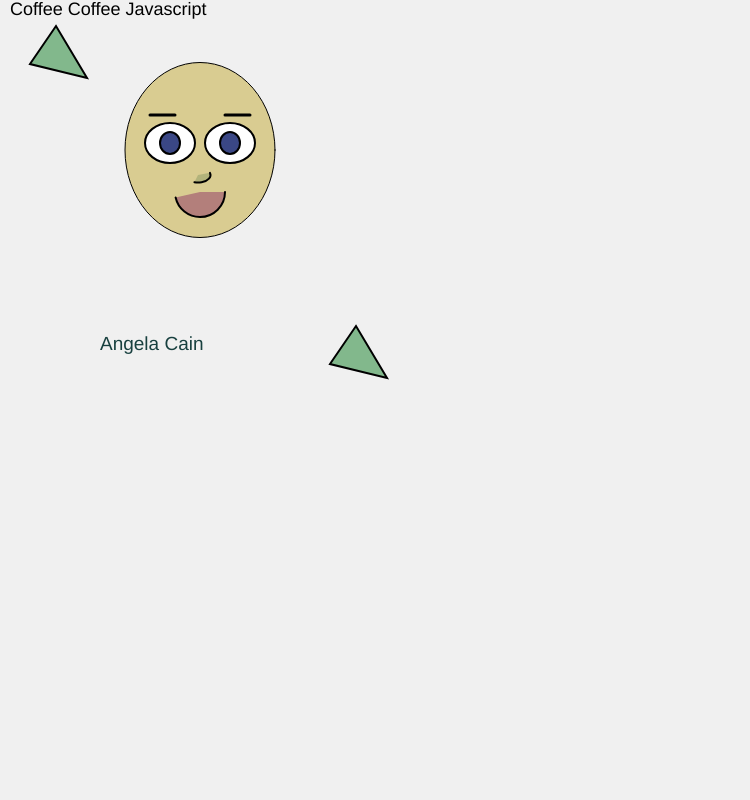
Frame 1 (no input)
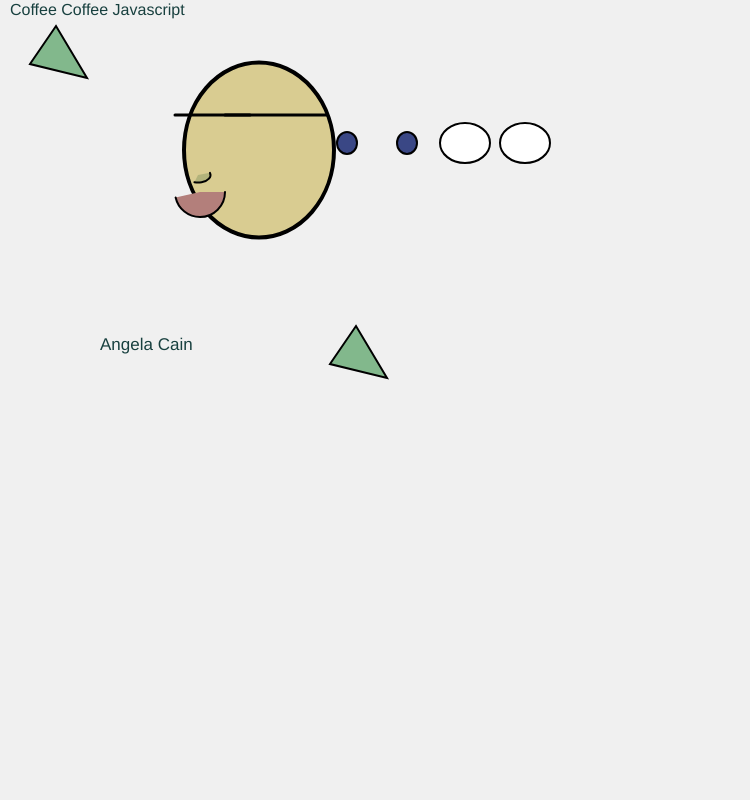
Frame 60 (no input)
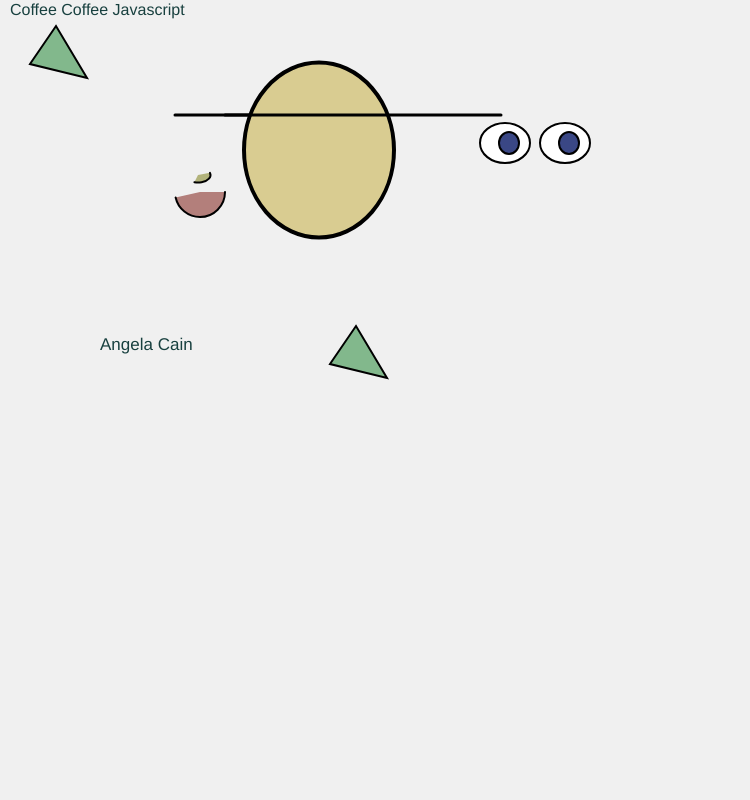
Frame 120 (the mouse pressed at the canvas centre since frame 60)

The p5.js sketch that drew these frames (run headless with seeded random() and noise() and a simulated clock; from frame 60 on, the mouse is pressed at the canvas centre):

// p5.js sketch
// ── sketch.js
var headX = 200;
var headY = 150;
var headDirection = 1;

var eye1X = 170;
var eye2X = 230;
var eye1Y = 50;
var eye2Y = 50;
var eyeDirection = 3;

var pupil1X = 170;
var pupil2X = 230;
var pupil1Y = 20;
var pupil2Y = 20;
var eyeDirection = 3;

var brow1X = 150;
var brow2X = 225;
var brow1Y = 175;
var brow2Y = 250;
var browDirection = 1

var size = 18;
var count = 2;
var sizeDirection = 1;
var x = 500;
var y = 600;



function setup()
{
    createCanvas(750, 800);
}

function draw()
{
    
    ///
    background(240);
    textSize(size)
    size+= sizeDirection;
    count++;
    if(count > 5)
    {
        sizeDirection *=-1;
        count = 0;
    }
    text("Coffee Coffee Javascript",10,15);


     
     // head
    fill(217, 204, 145);
    ellipse(headX, 150, headY, 175);
    if (headX <= x)
    {headX++

     headDirection += 3}


   
    // eyes
    strokeWeight(2);
    fill(255); // white
    ellipse(eye1X, 143, eye1Y, 40); // eye shapes
    ellipse(eye2X, 143, eye2Y, 40);
    fill(58, 71, 133); // eye color
    ellipse(pupil1X, 143, pupil1Y, 22); // left pupil
    ellipse(pupil2X, 143, pupil2Y, 22); // right pupil

    //Movement
    if (eye1X <= x || eye2X <= x)
    { eye1X += 5

      eye2X += 5

      eyeDirection -= 1
    }
    if (pupil1X < x || pupil2X < x)
    {pupil1X += 2

     pupil2X += 2
     
    }
    if (pupil1Y < y || pupil2Y < y)
    {pupil1X++

     pupil2X++}
    
    
    // nose
    fill(178, 179, 123)
    arc(198, 175, 25, 15, 270, 90);


    
    // mouth
    fill(179, 127, 123);
    arc(200, 192, 50, 50, 0, 160);

    // eyebrows
    strokeWeight(3);
    fill(64, 42, 24);
    line(brow1X, 115, brow1Y, 115);
    line(brow2X, 115, brow2Y, 115);
    if (brow1X < x)
    {brow1X += 3}

    //fun background shapes
    strokeWeight(2);
    fill(130, 184, 140);
    triangle(30, 64, 56, 26, 87, 78);
    triangle(330, 364, 356, 326, 387, 378);



    fill(24, 64, 63);
    strokeWeight(4)
    textSize(size);
    size+= sizeDirection;
    count++;
    if(count > 5)
    {
        sizeDirection *=-1;
        count = 0;
    }


    text("Angela Cain", 100, 350);

   
    



}
// ── JS.html
<html>
    <head>
        <title>First Javascript Assignment!</title>
        <script src="https://cdnjs.cloudflare.com/ajax/libs/p5.js/1.1.9/p5.min.js"></script>
        <script src = "sketch.js"></script>
         </head>
    <body>
        </body>
    </html>
